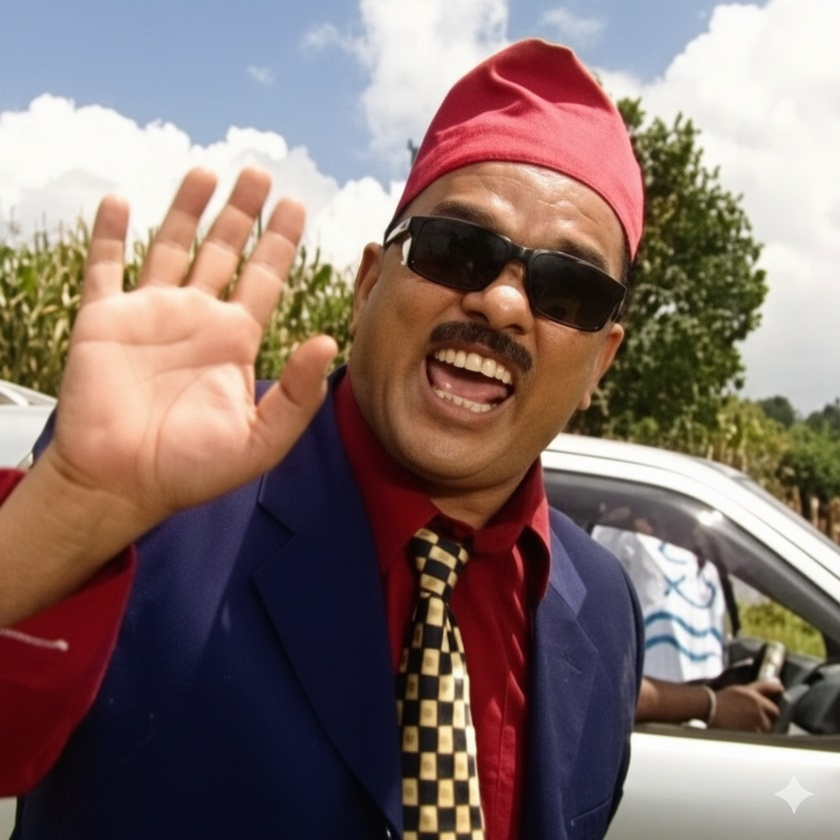
#> input picture Assignment/Numpy/sample.jpg, 840 x 840 px, shrunk from 1024 x 1024 before the run
$ jupyter execute --allow-errors Numpy.ipynb
#> lines starting #> are read from the running program, lines starting #| are printed output that depends on the picture
# Numpy Assignment

### Exercise 1: Load and save numpy array from memory to disk.

[cell 1]
import numpy as np

[cell 2]
arr = np.array([1,2,3,4,5])

[cell 3]
np.save('arr.npy', arr) #binary form

[cell 4]
loaded_bin = np.load('arr.npy')

[cell 5]
print("Loaded Array:", loaded_bin)

[cell 6]
np.savetxt('text_arr.txt', loaded_bin ) # text form

#> (a cell that did not finish here is left out)

#> (a cell that did not finish here is left out)

### Exercise 2: Implement an image filter using numpy array manipulation

[cell 9]
import numpy as np
from PIL import Image

[cell 10]
img = Image.open("sample.jpg")
#> img is the input picture: PIL image 840x840 RGB; mean R, G, B 133.3, 113.6, 108.7
img_array = np.array(img)
print("Original shape:", img_array.shape)
#| Original shape: (840, 840, 3)

[cell 11]
# Formula for grayscale: 0.2989*R + 0.5870*G + 0.1140*B
grayscale = np.dot(img_array[...,:3], [0.2989, 0.5870, 0.1140]).astype(np.uint8)
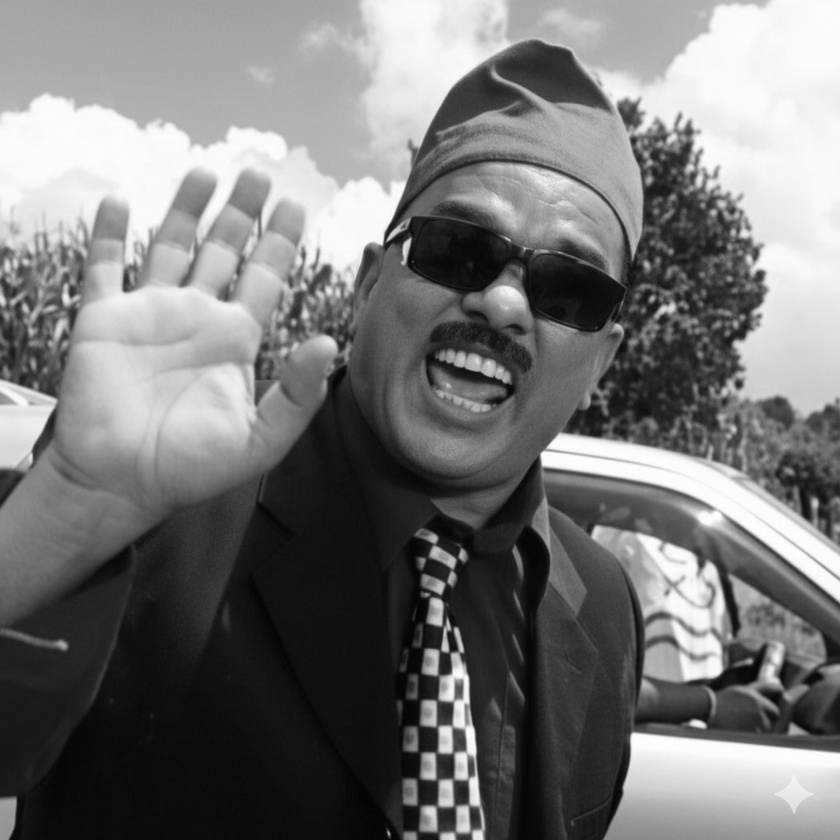
#> grayscale: shape (840, 840); min 1, max 254, mean 118.4

[cell 12]
Image.fromarray(grayscale).save("filtered_image.jpg")

[cell 13]
# inversion

inverted = 255 - grayscale
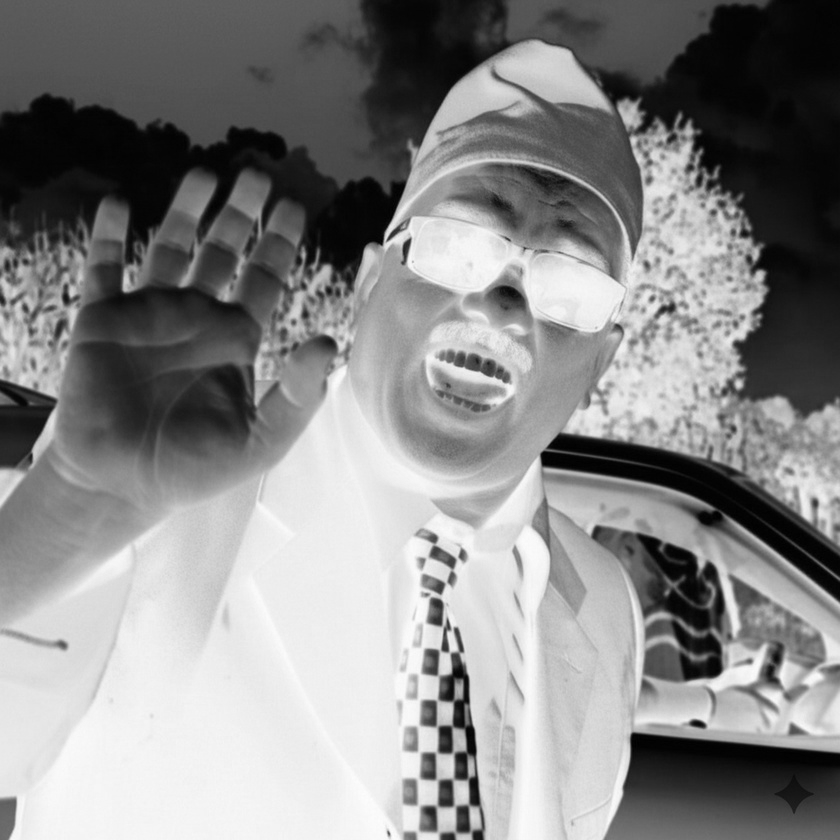
#> inverted: shape (840, 840); min 1, max 254, mean 136.6
Image.fromarray(inverted).save("inversion.jpg")

### Exercise 3: Implement 2d rotation of image using numpy

[cell 14]
rotated_img = img.rotate(90, expand=True)
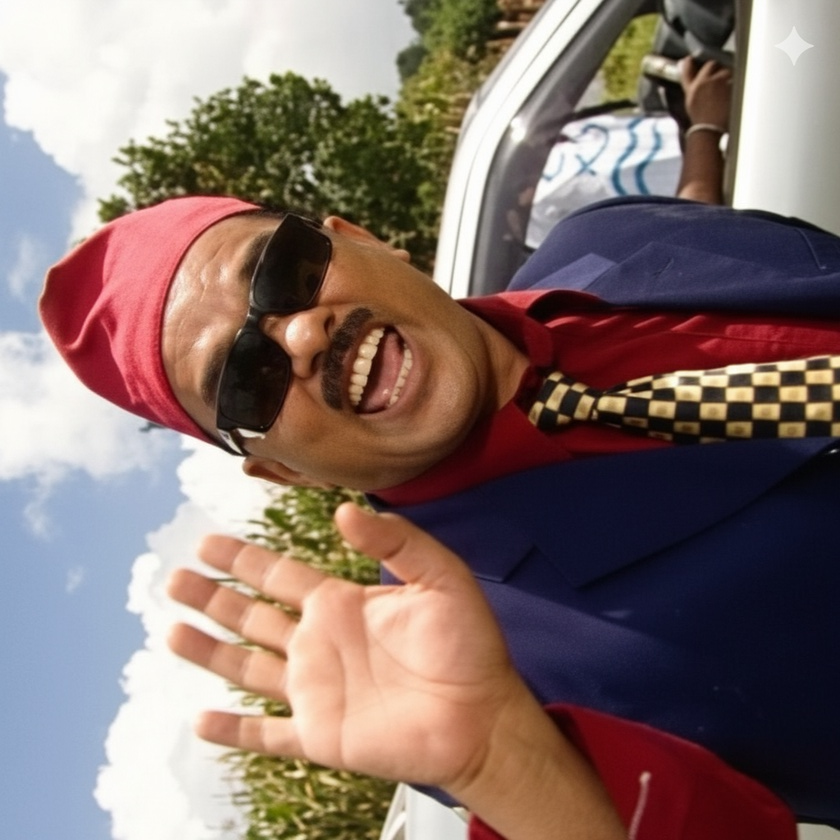
#> rotated_img: PIL image 840x840 RGB; mean R, G, B 133.3, 113.6, 108.7
